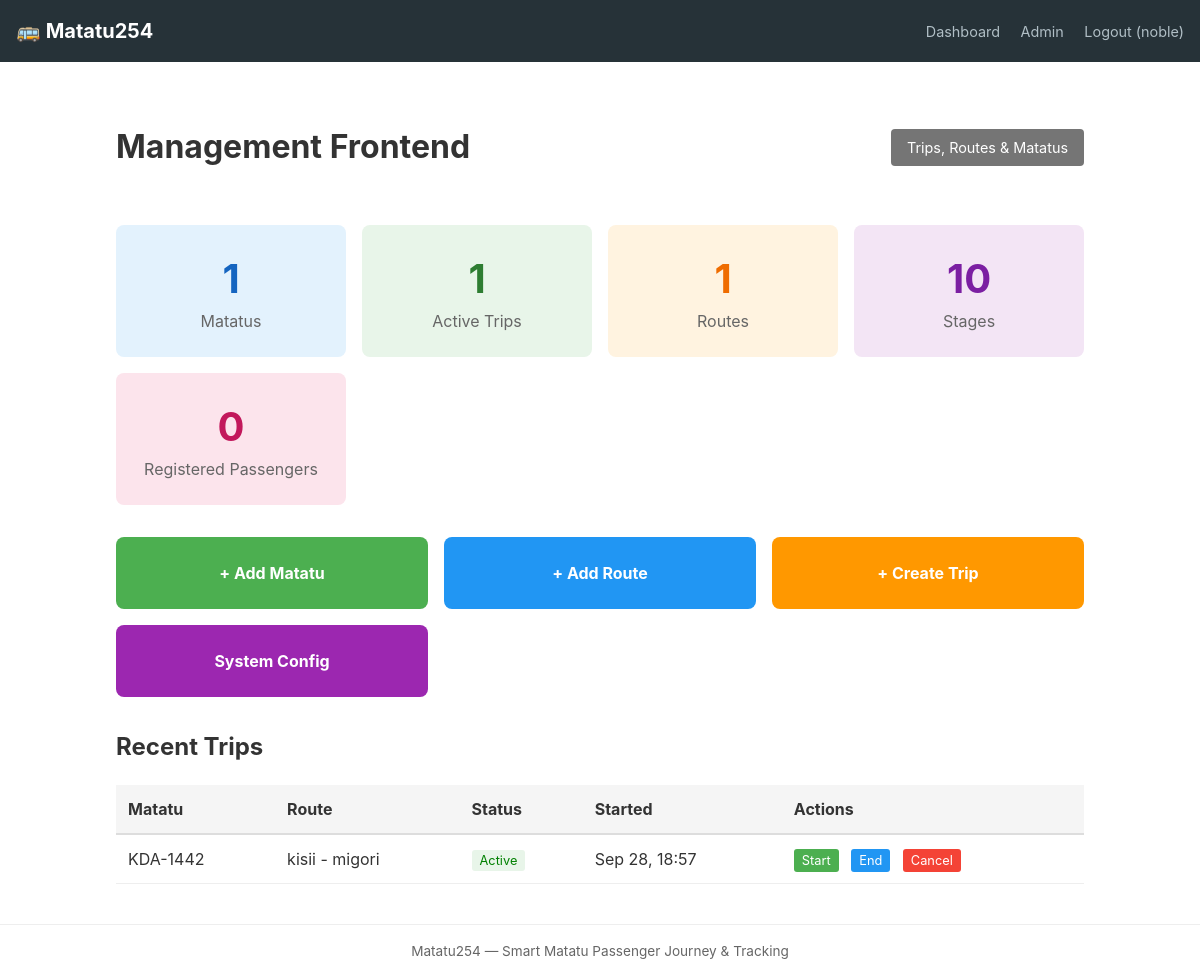
/management/ (signed in), run on an earlier commit of the app's database.
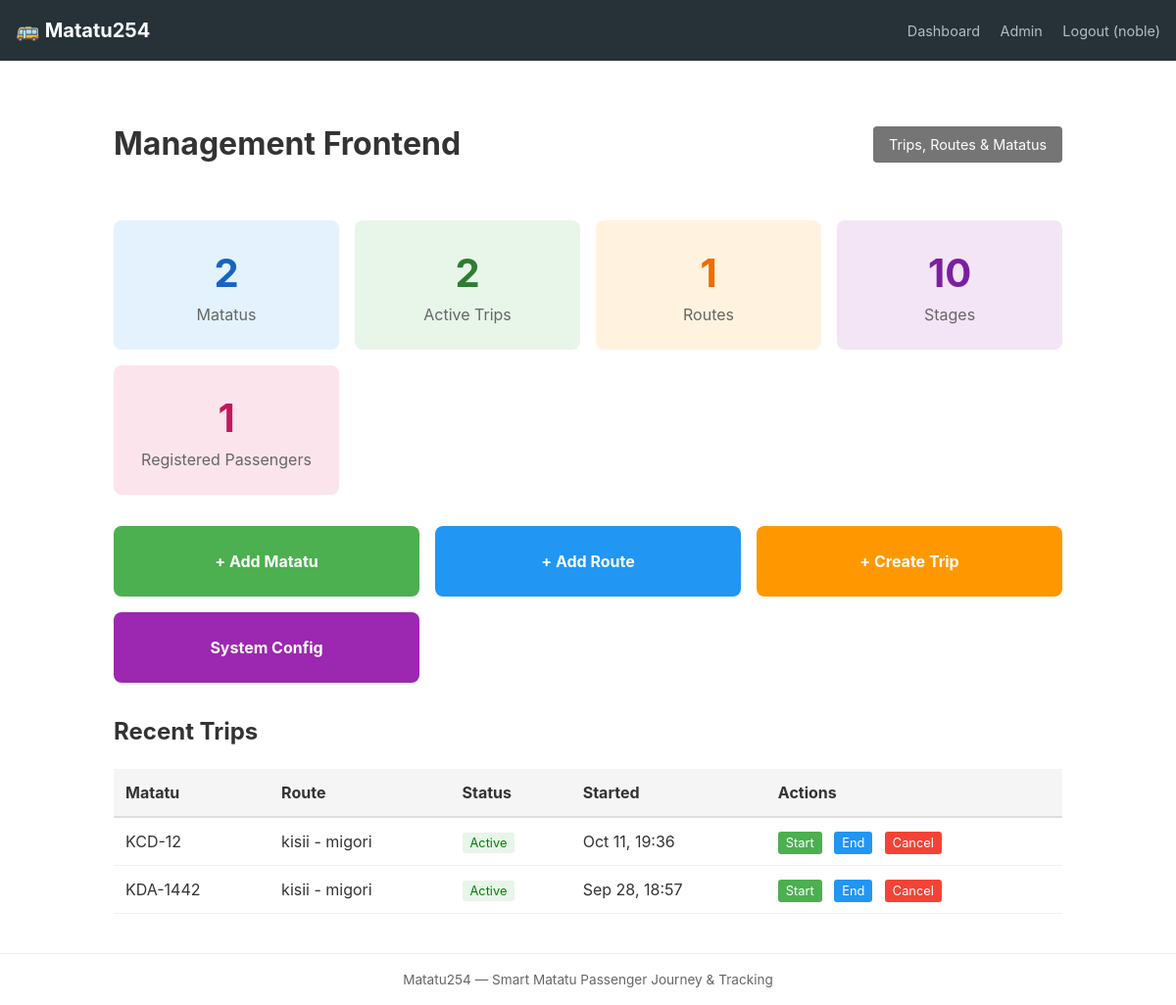
And on a later commit of the database.
### trips/models.py (models this page shows, shortened)
class ActiveTrip(models.Model):
  class Status(models.TextChoices):
    CREATED = "created", "Created"
    ACTIVE = "active", "Active"
    COMPLETED = "completed", "Completed"
    CANCELLED = "cancelled", "Cancelled"
  matatu = models.ForeignKey(Matatu, on_delete=models.CASCADE)
  route = models.ForeignKey(Route, on_delete=models.CASCADE)
  start_time = models.DateTimeField(auto_now_add=True)
  end_time = models.DateTimeField(null=True, blank=True)
  status = models.CharField(
    max_length=9,
    choices=Status.choices,
    default=Status.CREATED,
  )
  current_latitude = models.DecimalField(
      max_digits=9, decimal_places=6, null=True, blank=True
  )
  current_longitude = models.DecimalField(
      max_digits=9, decimal_places=6, null=True, blank=True
  )
  last_ping_at = models.DateTimeField(null=True, blank=True)

### fleet/models.py (models this page shows, shortened)
class Matatu(models.Model):
	registration_number = models.CharField(max_length=20, unique=True)
	operator = models.CharField(max_length=255)
	owner = models.ForeignKey(settings.AUTH_USER_MODEL, on_delete=models.CASCADE, related_name="matatus", null=True, blank=True)
	created_at = models.DateTimeField(auto_now_add=True)

### r_outes/models.py (models this page shows, shortened)
class Route(models.Model):
    name = models.CharField(max_length=100, unique=True)
    description = models.TextField(max_length=150, blank=True)

### management/views.py (the view)
# urls.py: path("", views.dashboard, name="dashboard"),
@login_required
@user_passes_test(is_admin)
def dashboard(request):
    stats = {
        'total_matatus': Matatu.objects.count(),
        'active_trips': ActiveTrip.objects.filter(status=ActiveTrip.Status.ACTIVE).count(),
        'total_routes': Route.objects.count(),
        'total_stages': Stage.objects.count(),
        'total_passengers': JourneySession.objects.values('passenger').distinct().count(),
        'pending_notifications': Notification.objects.filter(status=Notification.Status.SENT).count(),
    }
    recent_trips = ActiveTrip.objects.select_related('matatu', 'route').order_by('-start_time')[:10]
    return render(request, "management/dashboard.html", {
        'stats': stats,
        'recent_trips': recent_trips,
    })

### management/views.py (called while the page is built)
def is_admin(user):
    return user.is_authenticated and user.role == 'ADMIN'

### management/templates/management/dashboard.html (shortened to what the changed rows need)
{% extends 'base.html' %}
{% block content %}
  <div style="max-width: 1000px; margin: 0 auto; padding: 1rem;">
    <header style="display: flex; justify-content: space-between; align-items: center; margin-bottom: 2rem;">
      <h1>Management Frontend</h1>
    </header>
    <div style="display: grid; grid-template-columns: repeat(auto-fit, minmax(200px, 1fr)); gap: 1rem; margin-bottom: 2rem;">
      <div style="padding: 1.5rem; background: #e3f2fd; border-radius: 8px; text-align: center;">
        <div style="font-size: 2.5rem; font-weight: bold; color: #1565c0;">{{ stats.total_matatus }}</div>
        <div style="color: #666;">Matatus</div>
      </div>
      <div style="padding: 1.5rem; background: #e8f5e9; border-radius: 8px; text-align: center;">
        <div style="font-size: 2.5rem; font-weight: bold; color: #2e7d32;">{{ stats.active_trips }}</div>
        <div style="color: #666;">Active Trips</div>
      </div>
      <div style="padding: 1.5rem; background: #fce4ec; border-radius: 8px; text-align: center;">
        <div style="font-size: 2.5rem; font-weight: bold; color: #c2185b;">{{ stats.total_passengers }}</div>
        <div style="color: #666;">Registered Passengers</div>
      </div>
    </div>
    <div>
      <h2>Recent Trips</h2>
      {% if recent_trips %}
        <div style="overflow-x: auto;">
          <table style="width: 100%; border-collapse: collapse;">
            <thead>
              <tr style="background: #f5f5f5;">
                <th style="padding: 0.75rem; text-align: left; border-bottom: 2px solid #ddd;">Matatu</th>
                <th style="padding: 0.75rem; text-align: left; border-bottom: 2px solid #ddd;">Route</th>
                <th style="padding: 0.75rem; text-align: left; border-bottom: 2px solid #ddd;">Status</th>
                <th style="padding: 0.75rem; text-align: left; border-bottom: 2px solid #ddd;">Started</th>
                <th style="padding: 0.75rem; text-align: left; border-bottom: 2px solid #ddd;">Actions</th>
              </tr>
            </thead>
            <tbody>
              {% for trip in recent_trips %}
                <tr style="border-bottom: 1px solid #eee;">
                  <td style="padding: 0.75rem;">{{ trip.matatu.registration_number }}</td>
                  <td style="padding: 0.75rem;">{{ trip.route.name }}</td>
                  <td style="padding: 0.75rem;">
                    <span style="
                      text-transform: capitalize;
                      padding: 0.2rem 0.5rem;
                      border-radius: 3px;
                      font-size: 0.8rem;
                      background:
                        {% if trip.status == 'active' %}#e8f5e9
                        {% elif trip.status == 'completed' %}#e3f2fd
                        {% elif trip.status == 'cancelled' %}#fce4ec
                        {% else %}#fff3e0{% endif %};
                      color:
                        {% if trip.status == 'active' %}green
                        {% elif trip.status == 'completed' %}blue
                        {% elif trip.status == 'cancelled' %}red
                        {% else %}orange{% endif %};
                    ">
                      {{ trip.get_status_display }}
                    </span>
                  </td>
                  <td style="padding: 0.75rem;">{{ trip.start_time|date:"M d, H:i" }}</td>
                  <td style="padding: 0.75rem;">
                    <a href="{% url 'management:trip-start' trip.pk %}" style="margin-right: 0.5rem; padding: 0.25rem 0.5rem; background: #4caf50; color: white; text-decoration: none; border-radius: 3px; font-size: 0.8rem;">Start</a>
                    <a href="{% url 'management:trip-end' trip.pk %}" style="margin-right: 0.5rem; padding: 0.25rem 0.5rem; background: #2196f3; color: white; text-decoration: none; border-radius: 3px; font-size: 0.8rem;">End</a>
                    <a href="{% url 'management:trip-cancel' trip.pk %}" style="padding: 0.25rem 0.5rem; background: #f44336; color: white; text-decoration: none; border-radius: 3px; font-size: 0.8rem;">Cancel</a>
                  </td>
                </tr>
              {% endfor %}
            </tbody>
          </table>
        </div>
      {% else %}
        <p style="color: #666;">No trips yet.</p>
      {% endif %}
    </div>
  </div>
{% endblock %}

What changed in the data, as far as the page shows it:
added ActiveTrip: matatu.registration_number "KCD-12", route.name "kisii - migori", status "Active", start_time "Oct 11, 19:36"
Also different on the page:
{{ stats.total_matatus }}: "1" → "2"
{{ stats.active_trips }}: "1" → "2"
{{ stats.total_passengers }}: "0" → "1"
